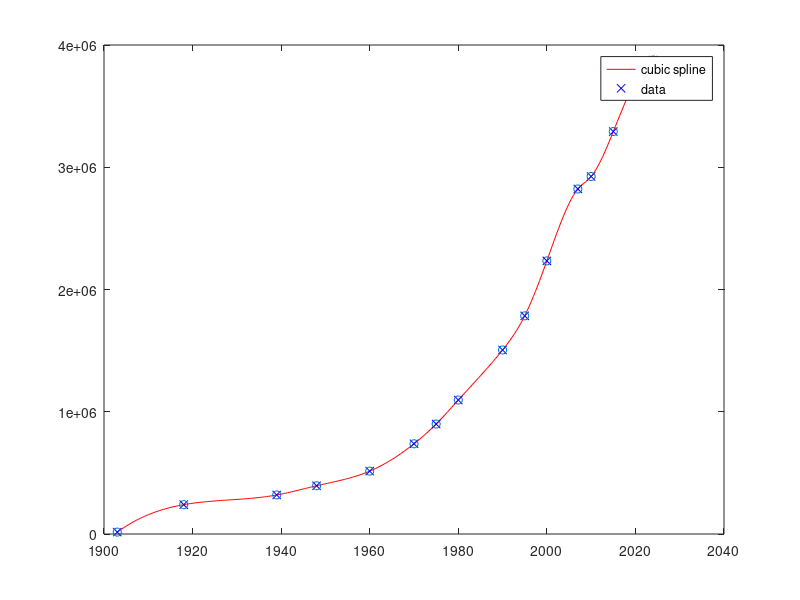

This figure's MATLAB source:
x = [1903,1918,1939,1948,1960,1970,1975,1980,1990,1995,2000,2007,2010,2015,2020,2024];
y = [15559,239969,319339,394642,514346,737975,899529,1096046,1505219,1784441,2234088,2822216,2924433,3292071,3708890,3876806]

cs = csapi(x,y);

fnplt(cs);
hold on
plot(x,y,'o')
legend('cubic spline','data')
hold off
